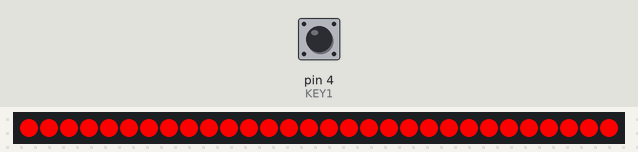
Recording of a program running on a simulated Arduino Uno, built with avr-gcc and run on an emulated ATmega328P. Shown: 30 RGB LEDs in strip order, left to right. Inputs (shaded band) come from the test bench; at power-on: pin 4 (KEY1) HIGH. What the program prints to the serial monitor is not drawn.

Above: at 1.2 s.
1.3 s: pin 4 (KEY1) pulled LOW for 0.15 s
At 1.7 s:
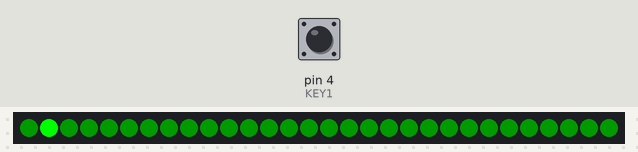
3.8 s: pin 4 (KEY1) pulled LOW for 0.15 s
At 3.96 s:
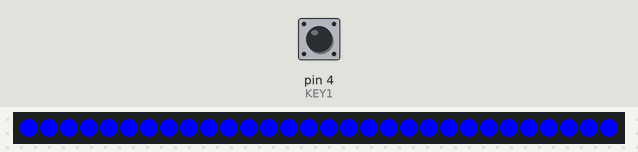
4.5 s: pin 4 (KEY1) pulled LOW for 1 s
At 5.0 s:
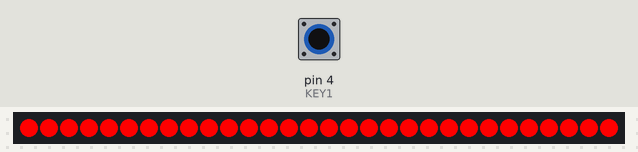
7.0 s: pin 4 (KEY1) pulled LOW for 1 s
At 7.4 s:
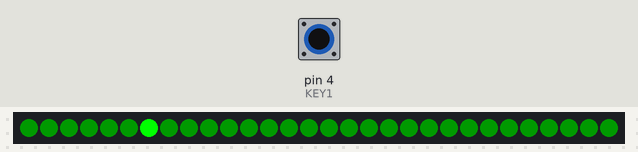
9.5 s: pin 4 (KEY1) pulled LOW for 3.2 s
At 9.96 s:
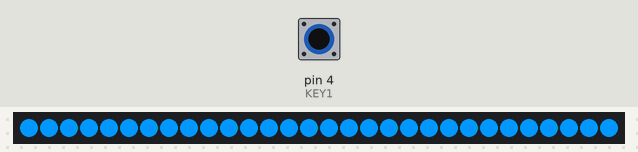
13.3 s: pin 4 (KEY1) pulsed LOW 5 times (0.12 s each, 0.3 s apart)
At 15.1 s:
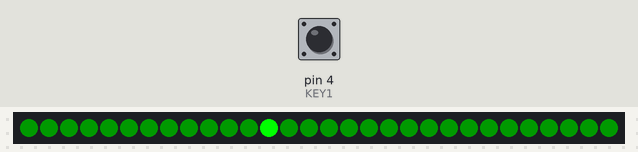
Timing chart, 0 to 16.5 s (numbered marks = the images above; inputs shaded):
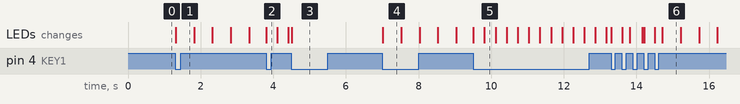

The program:

main.cpp
```cpp
#include <Arduino.h>
#include <Adafruit_NeoPixel.h>

// LED strip
#define PIN 6
#define NUMPIXELS 30

// 4 digital keypad. pins are pulled HIGH, and go LOW when pressed.
#define KEY1 4
#define KEY2 5
#define KEY3 2
#define KEY4 3

#define NUMEFFECTS 3

Adafruit_NeoPixel pixels(NUMPIXELS, PIN, NEO_GRB + NEO_KHZ800);
#define DELAYVAL 100

// the setup function runs once when you press reset or power the board
void setup()
{
  // set the keypad keys to inputs with pull-up resistors.
  pinMode(KEY1, INPUT_PULLUP);
  pinMode(KEY2, INPUT_PULLUP);
  pinMode(KEY3, INPUT_PULLUP);
  pinMode(KEY4, INPUT_PULLUP);

  pixels.begin();

  Serial.begin(19200);
  Serial.println("Starting...");
}

// 1-2
int effect = 2;
int colourIndex = 0;
unsigned long when_last_updated = millis();

void doEffect1()
{
  int index = colourIndex;
  int red;
  int green;
  int blue;

  if (index >= 1024)
  {
    index -= 2 * (index - 1024 + 1) - 1;
  }

  if (index < 256)
  {
    red = 0;
    green = index;
    blue = 255;
  }
  else if (index < 512)
  {
    red = 0;
    green = 255;
    blue = 511 - index;
  }
  else if (index < 768)
  {
    red = index - 512;
    green = 255;
    blue = 0;
  }
  else
  {
    red = 255;
    green = 1023 - index;
    blue = 0;
  }

  for (int led = 0; led < NUMPIXELS; led++)
  {
    pixels.setPixelColor(led, pixels.Color(red, green, blue));
  }
  pixels.show();
  if (millis() - when_last_updated > /*DELAYVAL*/ 5)
  {
    colourIndex++;
    if (colourIndex >= 2048)
      colourIndex == 0;

    when_last_updated = millis();
  }
}

void doEffect2()
{
  for (int led = 0; led < NUMPIXELS; led++)
  {
    pixels.setPixelColor(led, pixels.Color(255, 0, 0));
  }
  pixels.show();
}

int e3led = 0;

void doEffect3()
{
  for (int led = 0; led < NUMPIXELS; led++)
  {
    if (led == e3led)
    {
      pixels.setPixelColor(led, pixels.Color(0, 255, 0));
    }
    else
    {
      pixels.setPixelColor(led, pixels.Color(0, 25, 0));
    }
  }
  pixels.show();
  if (millis() - when_last_updated > 500)
  {
    e3led++;
    if (e3led == NUMPIXELS)
    {
      e3led = 0;
    }
    when_last_updated = millis();
  }
}

int holdingButton = false;

void checkEffectChange()
{
  int button1Pressed = digitalRead(KEY1);
  if (button1Pressed == LOW)
  { // == means "is it equal?"
    Serial.println("button1 down");
    if (holdingButton == false)
    {

      effect++;
      if (effect > NUMEFFECTS)
      {
        effect = 1;
      }
      holdingButton = true;
    }
    // effect = 1;  // = means "it becomes"
  }
  else
  {
    holdingButton = false;
    Serial.println("button1 up");
  }
}

// the loop function runs over and over again forever
void loop()
{
  checkEffectChange();
  // Serial.println("starting loop");

  pixels.clear();

  if (effect == 1)
  {
    doEffect1(); // SLOW AF
  }
  else if (effect == 2)
  {
    doEffect2();
  }
  else
  {
    doEffect3();
  }
}
```

Measured:
- after the input at 1.3 s, the LEDs: first change at once (image 1 shows a later state)
- after the input at 3.8 s, the LEDs: change at once (image 2)
- after the input at 4.5 s, the LEDs: change at once (image 3)
- after the input at 7.0 s, the LEDs: first change at once (image 4 shows a later state)
- after the input at 9.5 s, the LEDs: first change at once (image 5 shows a later state)
